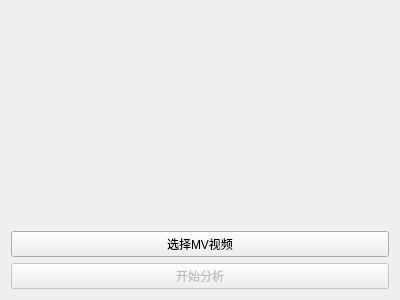
<?xml version="1.0" encoding="UTF-8"?>
<ui version="4.0">
 <class>mvForm</class>
 <widget class="QWidget" name="mvForm">
  <property name="geometry">
   <rect>
    <x>0</x>
    <y>0</y>
    <width>400</width>
    <height>300</height>
   </rect>
  </property>
  <property name="windowTitle">
   <string>MV嵌入音准参考</string>
  </property>
  <layout class="QGridLayout" name="gridLayout">
   <item row="0" column="0">
    <widget class="QLabel" name="MvViewPiclab">
     <property name="text">
      <string/>
     </property>
     <property name="alignment">
      <set>Qt::AlignCenter</set>
     </property>
    </widget>
   </item>
   <item row="1" column="0">
    <widget class="QLabel" name="MvViewNamelab">
     <property name="maximumSize">
      <size>
       <width>16777215</width>
       <height>25</height>
      </size>
     </property>
     <property name="text">
      <string/>
     </property>
     <property name="alignment">
      <set>Qt::AlignCenter</set>
     </property>
    </widget>
   </item>
   <item row="2" column="0">
    <widget class="QPushButton" name="selMVbtn">
     <property name="text">
      <string>选择MV视频</string>
     </property>
    </widget>
   </item>
   <item row="3" column="0">
    <widget class="QPushButton" name="starbtn">
     <property name="enabled">
      <bool>false</bool>
     </property>
     <property name="text">
      <string>开始分析</string>
     </property>
    </widget>
   </item>
  </layout>
 </widget>
 <resources/>
 <connections/>
</ui>
